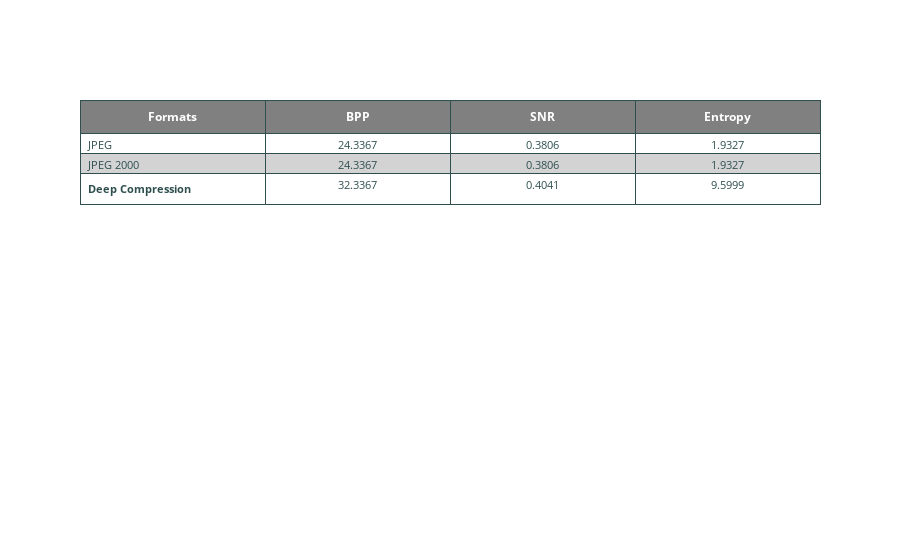

Notebook code for this chart:
### Code cell
fig = makeTable(X_test[100])
fig.show()

### Figure 1 — Plotly figure (JSON) as saved in the notebook; plotly's stock layout.template omitted (floating-point values rounded to 4 significant figures)
{"data": [{"cells": {"align": ["left", "center"], "fill": {"color": [["white", "lightgrey", "white", "lightgrey", "white", "white", "lightgrey", "white", "lightgrey", "white", "white", "lightgrey", "white", "lightgrey", "white", "white", "lightgrey", "white", "lightgrey", "white", "white", "lightgrey", "white", "lightgrey", "white"]]}, "font": {"color": "darkslategray", "size": 11}, "line": {"color": "darkslategray"}, "values": [["JPEG", "JPEG 2000", "<b>Deep Compression</b>"], [24.34, 24.34, 32.34], [0.3806, 0.3806, 0.4041], [1.933, 1.933, 9.6]]}, "header": {"align": ["center", "center"], "fill": {"color": "grey"}, "font": {"color": "white", "size": 12}, "line": {"color": "darkslategray"}, "values": ["<b>Formats</b>", "<b>BPP</b>", "<b>SNR</b>", "<b>Entropy</b>"]}, "type": "table"}], "layout": {}}
